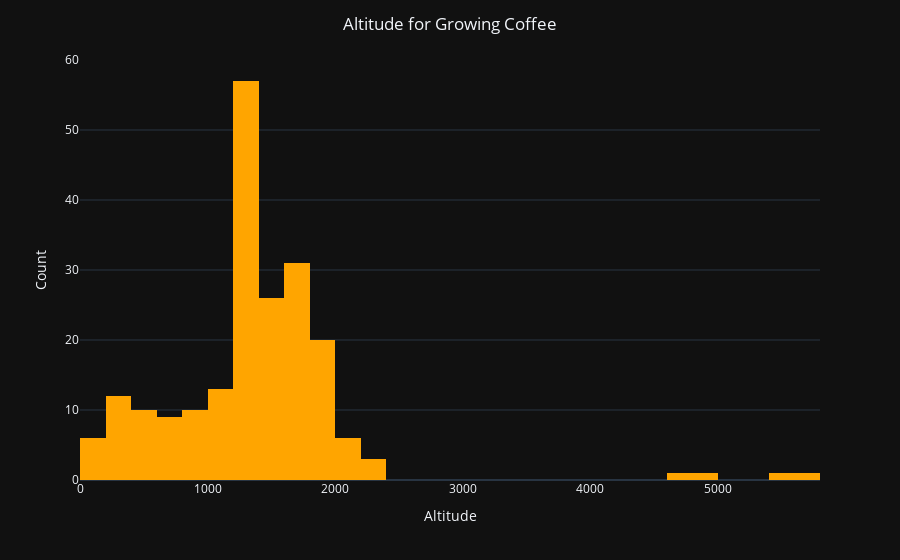

Notebook source saved alongside this figure:
### Markdown cell above
### Comment
#### The majority of countries grow coffee in the range of 1200 - 1390 meters above sea level. And the quality of the coffee scores 83.6 out of 100 points.

### Code cell
fig = (
    px.histogram(df, x='Altitude_up_to')
    .update_layout(
        title='Altitude for Growing Coffee',
        title_x=0.5,
        xaxis_title='Altitude',
        yaxis_title='Count',
        template = 'plotly_dark'
    )
    .update_traces(
    marker_color='#ffa500'
    )
)
fig.show()

### Figure 1 — Plotly figure (JSON) as saved in the notebook; plotly's stock layout.template omitted (floating-point values rounded to 4 significant figures; data arrays with more than 128 entries replaced by an {"elided": "..."} marker saying what was removed)
{"data": [{"alignmentgroup": "True", "bingroup": "x", "hovertemplate": "Altitude_up_to=%{x}<br>count=%{y}<extra></extra>", "legendgroup": "", "marker": {"color": "#ffa500", "pattern": {"shape": ""}}, "name": "", "offsetgroup": "", "orientation": "v", "showlegend": false, "type": "histogram", "x": {"elided": "207 int values"}, "xaxis": "x", "yaxis": "y"}], "layout": {"autosize": true, "barmode": "relative", "legend": {"tracegroupgap": 0}, "margin": {"t": 60}, "title": {"text": "Altitude for Growing Coffee", "x": 0.5}, "xaxis": {"anchor": "y", "autorange": true, "domain": [0, 1], "range": [-0.5, 5800.0], "title": {"text": "Altitude"}, "type": "linear"}, "yaxis": {"anchor": "x", "autorange": true, "domain": [0, 1], "range": [0, 60], "title": {"text": "Count"}}}}
